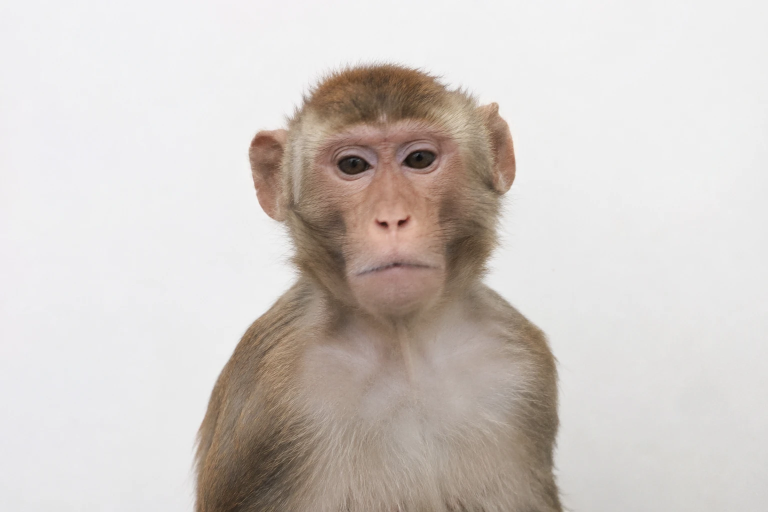
#> input picture LD_Lab/input/monkey.png, 1536 x 1024 px (shown at 1/2 size)
$ python make_monkey_grid.py
#> lines starting #> are read from the running program, lines starting #| are printed output that depends on the picture
### LD_Lab/src/lensdistort.py
"""
Коррекция радиальной дисторсии объектива (вариант 9.6, Lens Distortion).

Перенос на Python MATLAB-функции lensdistort из книги
H. Farid, "Digital Image Forensics" (Dartmouth, 2012), раздел 9.6, стр. 157-158.

Модель: главная точка совпадает с центром изображения. Координаты пикселя
нормируются в [-1, 1] по каждой оси, r - расстояние до центра.
Пиксель исправленного изображения в точке (x, y) берётся из исходного изображения
в точке (x*(1 + K*r^2), y*(1 + K*r^2)).

    K < 0  - исправляет бочкообразную дисторсию (типична для широкоугольных объективов);
    K > 0  - исправляет подушкообразную дисторсию (типична для телеобъективов);
    K = 0  - изображение не меняется.

Отличия от оригинала (сознательные):
  * интерполяция - кубический B-сплайн scipy (order=3) вместо кубической свёртки
    MATLAB interp2(...,'cubic'); порядок интерполяции можно менять параметром order;
  * точки вне исходного кадра заполняются чёрным (в MATLAB - NaN, при uint8 тоже 0).

Запуск из командной строки:
    python lensdistort.py вход.png выход.png -K -0.2 [--order 3] [--pad 50]
"""
import argparse
import os
import sys

import numpy as np
from PIL import Image
from scipy.ndimage import map_coordinates


def lens_correct(im, K, pad=50, order=3):
    """Возвращает (im_pad, imK): исходное изображение с полями pad пикселей
    по каждой стороне и исправленное изображение того же размера (как im, imK в MATLAB)."""
    im = np.asarray(im, dtype=np.float64)
    if im.ndim == 2:
        im = im[..., None]
    ydim0, xdim0, zdim = im.shape

    # поля из нулей, чтобы углы изображения не обрезались при растяжении
    impad = np.zeros((ydim0 + 2 * pad, xdim0 + 2 * pad, zdim))
    impad[pad:pad + ydim0, pad:pad + xdim0, :] = im
    ydim, xdim = impad.shape[:2]

    # [xramp,yramp] = meshgrid([1:xdim]-xdim/2, [1:ydim]-ydim/2); нормировка на половину размера
    xramp = (np.arange(1, xdim + 1) - xdim / 2.0) / (xdim / 2.0)
    yramp = (np.arange(1, ydim + 1) - ydim / 2.0) / (ydim / 2.0)
    xramp, yramp = np.meshgrid(xramp, yramp)

    rad = np.sqrt(xramp ** 2 + yramp ** 2)
    xrampK = xramp * (1 + K * rad ** 2)
    yrampK = yramp * (1 + K * rad ** 2)

    # обратно в индексы массива (0-based): индекс MATLAB = x*(xdim/2) + xdim/2
    col = xrampK * (xdim / 2.0) + xdim / 2.0 - 1.0
    row = yrampK * (ydim / 2.0) + ydim / 2.0 - 1.0

    imK = np.empty_like(impad)
    for z in range(zdim):
        imK[..., z] = map_coordinates(impad[..., z], [row, col], order=order,
                                      mode="constant", cval=0.0)
    return impad, imK


def distort(im, K, pad=0, order=3):
    """Искусственная дисторсия: та же формула, что и коррекция, но применяется к
    идеальному изображению. K > 0 даёт бочку, K < 0 - подушку (обратный знак к коррекции)."""
    return lens_correct(im, K, pad=pad, order=order)[1]


def to_uint8(a):
    a = np.clip(np.rint(a), 0, 255).astype(np.uint8)
    return a[..., 0] if a.shape[-1] == 1 else a


# [12 lines left out: function main, not called in this run]


# [3 lines that do not run on import are left out]

### LD_Lab/src/make_monkey_grid.py
"""Рисунок как «Опыт 1» из отчёта, но на фотографии: поверх фото нарисована сетка прямых линий,
затем кадр искажается бочкой, исправляется найденным K и «слишком сильной» коррекцией.
Красным пунктиром показаны идеальные прямые.

Запуск: python make_monkey_grid.py [фото.png]  ->  ../results/monkey_grid_before_after.png
(и копия в ../../Рисунки для отчёта)
"""
import shutil
import sys
from pathlib import Path

HERE = Path(__file__).resolve().parent
sys.path.insert(0, str(HERE))

import matplotlib

matplotlib.use("Agg")
import matplotlib.pyplot as plt
import numpy as np
from PIL import Image
from scipy import ndimage
from scipy.optimize import minimize_scalar
from scipy.signal import find_peaks

from lensdistort import lens_correct, distort, to_uint8

ROOT = HERE.parent
RES = ROOT / "results"
PICS = ROOT.parent / "Рисунки для отчёта"
SRC = Path(sys.argv[1]) if len(sys.argv) > 1 else ROOT / "input" / "monkey.png"
plt.rcParams.update({"font.family": ["Times New Roman", "DejaVu Serif"], "axes.unicode_minus": False})

KD = 0.20                      # заданное искажение (бочка)
W, H = 1200, 800               # размер кадра
photo = Image.open(SRC).convert("RGB").resize((W, H), Image.Resampling.LANCZOS)
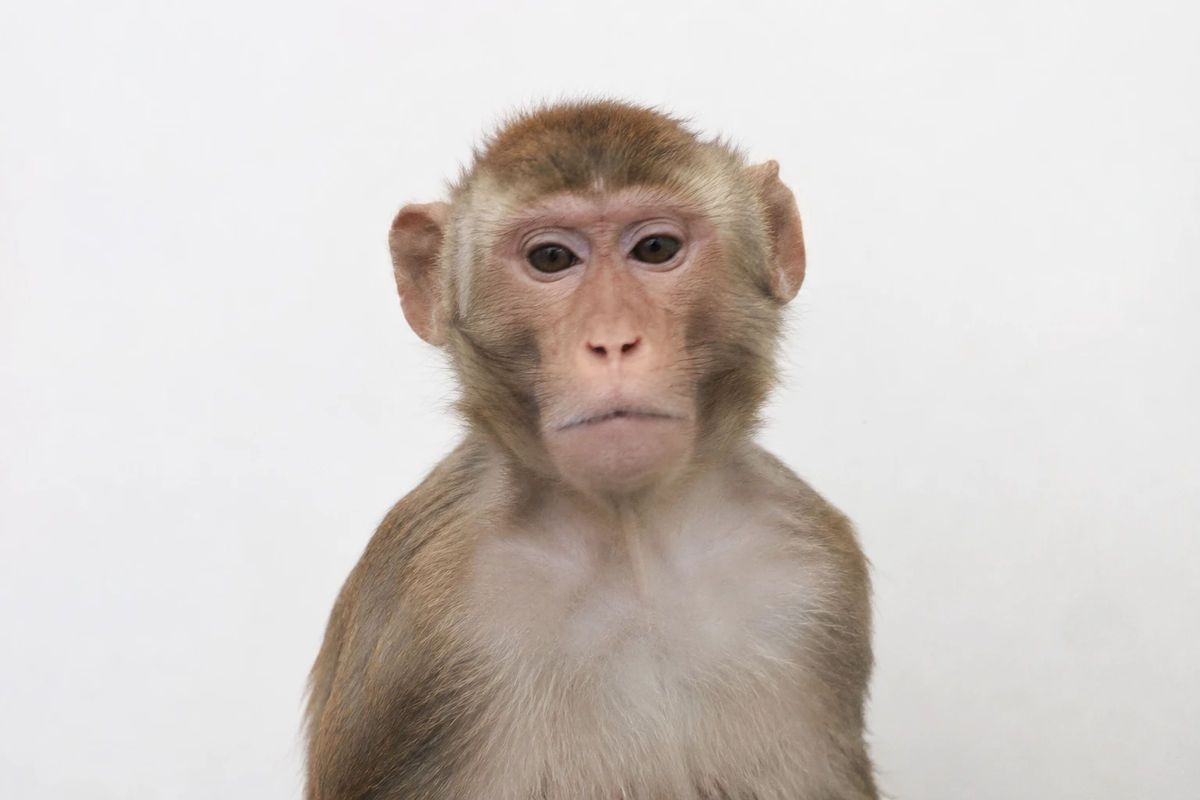
#> photo: PIL image 1200x800 RGB; mean R, G, B 209.4, 202.4, 197.9
photo = np.asarray(photo, dtype=float)
#> photo: shape (800, 1200, 3) float64

V_COLS = np.linspace(0.10 * W, 0.90 * W, 9)
H_ROWS = np.linspace(0.12 * H, 0.88 * H, 7)
xs, ys = np.arange(W)[None, :], np.arange(H)[:, None]


def line_layer(kind, sigma):
    a = np.zeros((H, W))
    if kind in ("v", "grid"):
        for c in V_COLS:
            a = np.maximum(a, np.exp(-((xs - c) ** 2) / (2 * sigma ** 2)) * np.ones((H, 1)))
    if kind in ("h", "grid"):
        for r in H_ROWS:
            a = np.maximum(a, np.exp(-((ys - r) ** 2) / (2 * sigma ** 2)) * np.ones((1, W)))
    return a


# --- фото с сеткой: тёмно-синие линии шириной около 4 пикс. поверх снимка
alpha = np.clip(line_layer("grid", 2.0) * 1.15, 0, 1)[..., None]
LINE_COLOR = np.array([11.0, 37.0, 150.0])
scene = photo * (1 - alpha) + LINE_COLOR * alpha
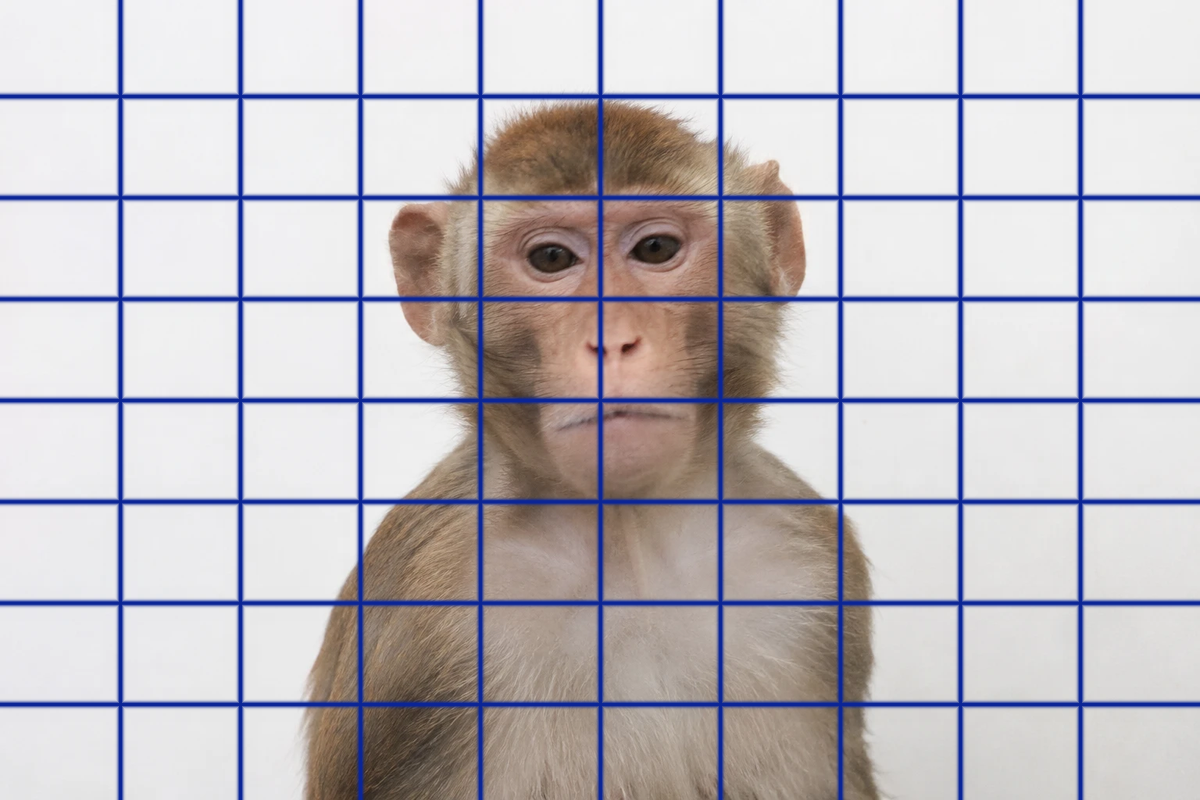
#> scene: shape (800, 1200, 3) float64; mean R, G, B 192, 187.9, 193.9


# --- мера прямолинейности (как в опыте 2 отчёта)
def straightness(img2d, vertical, hw=8, margin=0.20):
    a2 = img2d if vertical else img2d.T
    Hh, Ww = a2.shape
    r0 = Hh // 2
    prof = ndimage.gaussian_filter1d(a2[r0], 2)
    pk, _ = find_peaks(prof, height=60, distance=30)
    if len(pk) < 3:
        return 100.0
    spacing = float(np.median(np.diff(pk)))
    lo, hi = int(margin * Hh), int((1 - margin) * Hh)
    errs = []
    for x0 in pk:
        pts, ok = {}, True
        for direction in (1, -1):
            x = float(x0)
            r = r0
            while lo <= r <= hi:
                a, b = max(int(round(x)) - hw, 0), min(int(round(x)) + hw + 1, Ww)
                w = a2[r, a:b]
                if w.size == 0 or w.max() < 60:
                    ok = False
                    break
                x = float((w * np.arange(a, b)).sum() / w.sum())
                pts[r] = x
                r += direction
            if not ok:
                break
        if not ok or len(pts) < (hi - lo) * 0.95:
            continue
        rr = np.array(sorted(pts))
        xx = np.array([pts[k] for k in rr])
        p = np.polyfit(rr, xx, 1)
        errs.append(np.sqrt(np.mean((xx - np.polyval(p, rr)) ** 2)))
    if len(errs) < 2:
        return 100.0
    return float(100.0 * np.median(errs) / spacing)


metric_v = (line_layer("v", 1.5) * 255)[..., None]
metric_h = (line_layer("h", 1.5) * 255)[..., None]
dv, dh = distort(metric_v, KD, pad=0), distort(metric_h, KD, pad=0)


def line_error(K):
    ev = straightness(lens_correct(dv, K, pad=0)[1][..., 0], True)
    eh = straightness(lens_correct(dh, K, pad=0)[1][..., 0], False)
    return 0.5 * (ev + eh)


Ks = np.round(np.arange(-0.40, 0.001, 0.025), 3)
errs = [line_error(K) for K in Ks]
k0 = float(Ks[int(np.argmin(errs))])
res = minimize_scalar(line_error, bounds=(k0 - 0.03, k0 + 0.03), method="bounded", options={"xatol": 1e-3})
K_EST = float(res.x)
print(f"K_d = {KD:+.2f}, найдено K = {K_EST:+.3f}, отклонение: до {line_error(0.0):.2f} %, после {res.fun:.2f} %")

# --- искажение и коррекция
dist_img = distort(scene, KD, pad=0)
#> call 3 of distort, with K = 0.2, pad = 0, order = 3
#> in distort (call 3), `return lens_correct(im, K, pad=pad, order=order)[1]`:
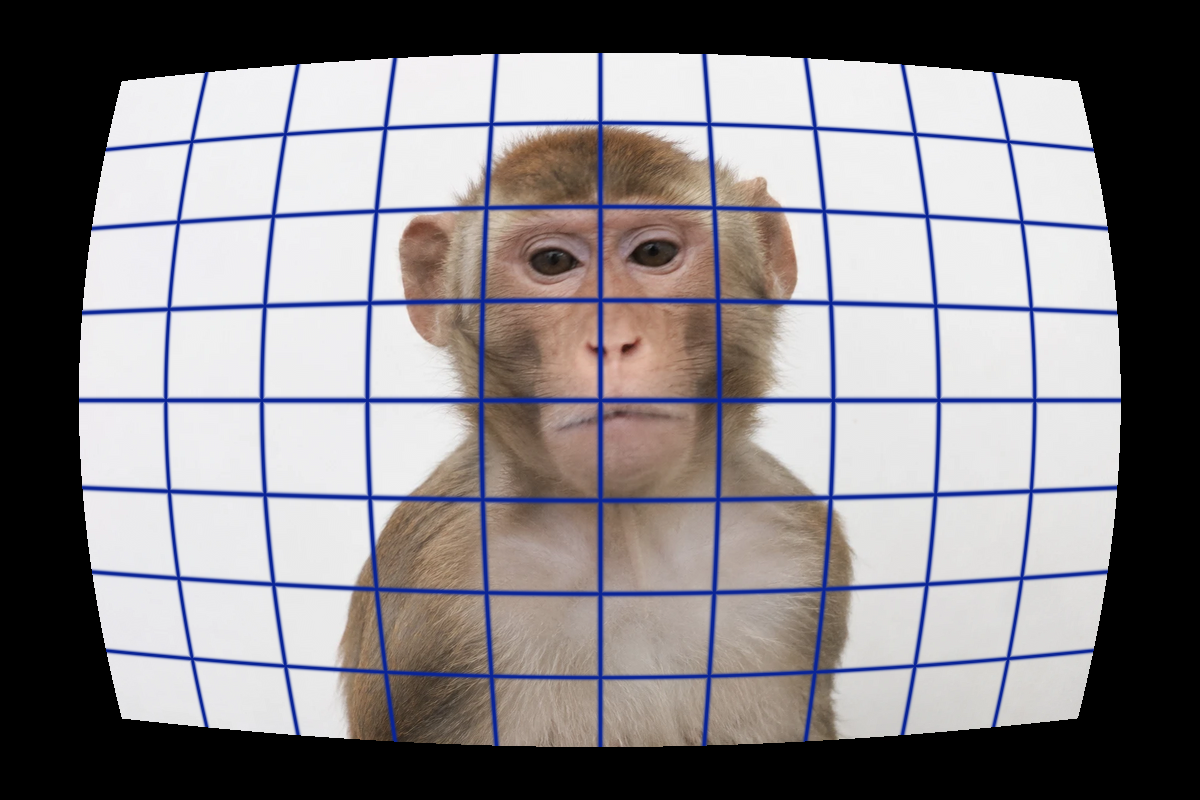
#> returned value: shape (800, 1200, 3) float64; mean of channels 0, 1, 2 133.6, 130, 133.9; drawn as R, G, B
_, fixed = lens_correct(dist_img, K_EST, pad=50)
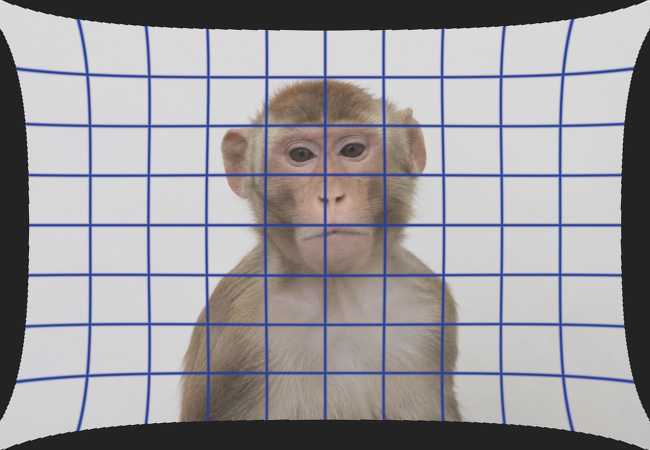
#> fixed: shape (900, 1300, 3) float64 (shown at 1/2 size); mean R, G, B 161.7, 158.6, 163.5; drawn with min black and max white
_, over = lens_correct(dist_img, K_EST - 0.15, pad=50)
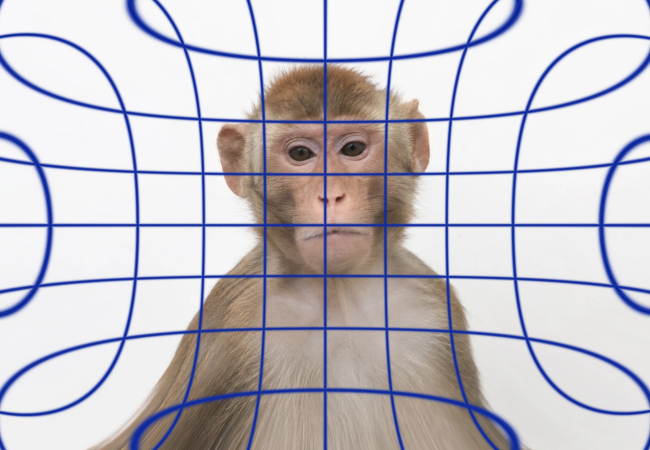
#> over: shape (900, 1300, 3) float64 (shown at 1/2 size); mean R, G, B 189.9, 186.5, 193.8; drawn with min black and max white


def ref_lines(ax, pad=0, color="#d62728"):
    for c in V_COLS:
        ax.axvline(c + pad, color=color, lw=0.8, ls="--", alpha=0.95)
    for r in H_ROWS:
        ax.axhline(r + pad, color=color, lw=0.8, ls="--", alpha=0.95)


def kfmt(k):
    return f"{k:+.3f}".replace(".", ",").replace("-", "−")


fig, axs = plt.subplots(2, 2, figsize=(11, 7.6), dpi=150)
panels = [(scene, 0, "Исходное фото с сеткой (прямые линии)"),
          (dist_img, 0, f"Искажённое (бочка, $K_d$ = +{KD:.2f})".replace(".", ",")),
          (fixed, 50, f"Исправленное, K = {kfmt(K_EST)} (найдено вслепую)"),
          (over, 50, f"Слишком сильная коррекция, K = {kfmt(K_EST - 0.15)}")]
for ax, (im, pad, t) in zip(axs.flat, panels):
    ax.imshow(to_uint8(im))
    ref_lines(ax, pad)
    ax.set_title(t, fontsize=11)
    ax.axis("off")
#> this loop made 4 passes
#> (pad, t) on passes 1, 2, 4: (0, 'Исходное фото с сеткой (прямые линии)'), (0, 'Искажённое (бочка, $K_d$ = +0,20)'), (50, 'Слишком сильная коррекция, K = −0,294')
#> pad on pass 3: 50
#> pass 3, in to_uint8 (call 3), `a = np.clip(np.rint(a), 0, 255).astype(np.uint8)`:
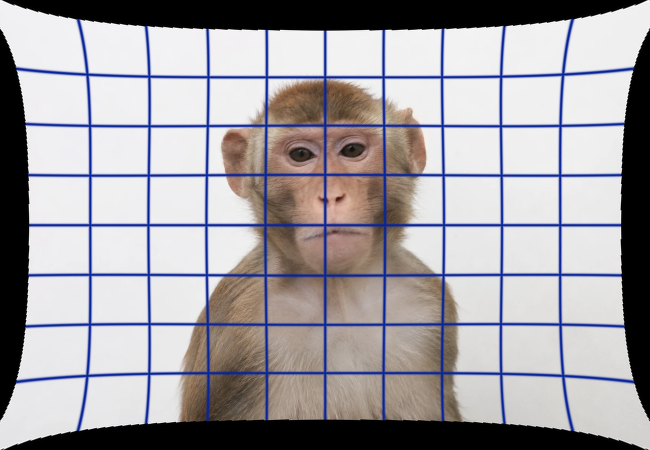
#> a: shape (900, 1300, 3) (shown at 1/2 size); mean of channels 0, 1, 2 161.8, 158.7, 163.6; drawn as R, G, B
fig.suptitle("Опыт 1. Красным пунктиром показаны идеальные прямые", y=0.995)
fig.tight_layout()
out = RES / "monkey_grid_before_after.png"
fig.savefig(out)
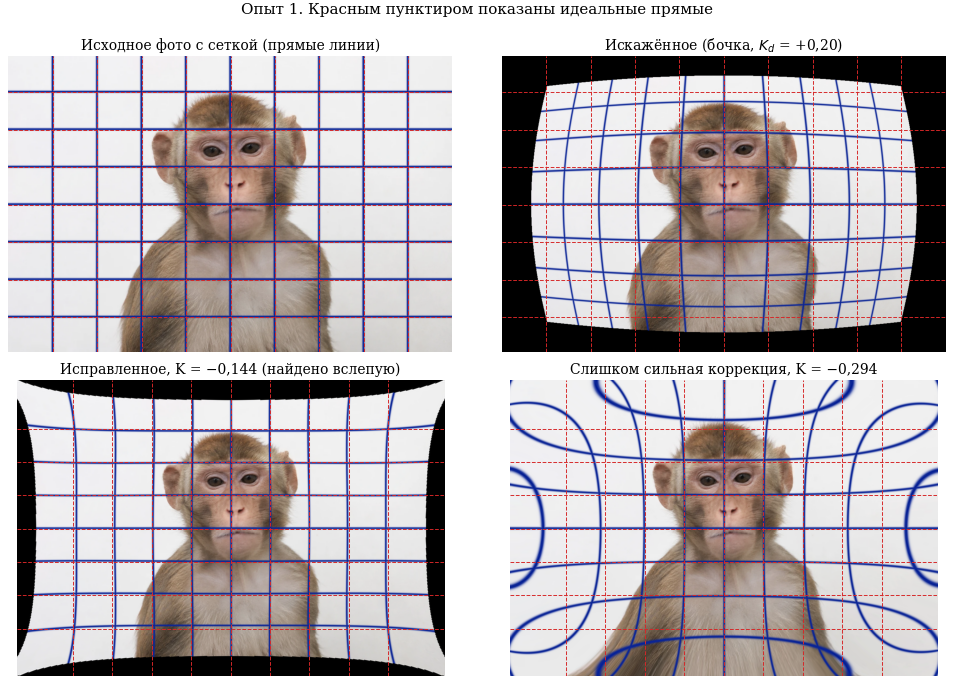
#> figure drawn by matplotlib, 4 panels
plt.close(fig)
PICS.mkdir(exist_ok=True)
shutil.copy(out, PICS / "15_опыт_обезьяна_сетка_до_и_после.png")
print("сохранено:", out.name)
